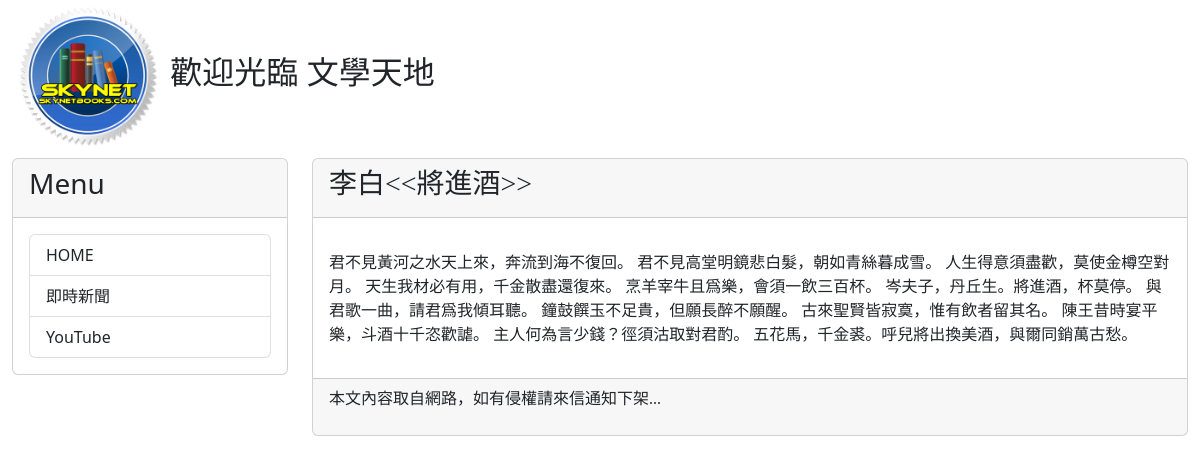
The app's page /post/leebai03/ with its own data.
### mysite/models.py (models this page shows, shortened)
class Post(models.Model):
    title = models.CharField(max_length=200)
    slug = models.CharField(max_length=200)
    body = models.TextField()
    pub_date = models.DateTimeField(auto_now_add=True)
    class Meta:
        ordering = ('-pub_date',)

### mysite/views.py (the view)
# urls.py: path('post/<slug:slug>/', showpost),
def showpost(request, slug):
    try:
        post = Post.objects.get(slug = slug)
        if post != None:
            return render(request, 'post.html', locals())
    except:
        return redirect('/')

### mysite/templatetags/markdown_extras.py (called while the page is built)
@register.filter
def convert_markdown(text):
    return markdown.markdown(text)

### templates/post.html (shortened to what this page needs)
{% extends 'base.html' %}
{% load markdown_extras %}
{% block headmessage %}
    <h3 style='font-family:微軟正黑體;'>{{ post.title }}</h3>
{% endblock %}
{% block content %}
        <p style='font-family:微軟正黑體;font-size:12pt;letter-spacing:2pt;'>
            {{ post.body | convert_markdown | safe }}</a>
        </p>
{% endblock %}

### records on screen
Post: title "李白<<將進酒>>", body|convert_markdown "君不見黃河之水天上來，奔流到海不復回。 君不見高堂明鏡悲白髮，朝如青絲暮成雪。 人生得意須盡歡，莫使金樽空對月。 天生我材必有用，千金散盡還復來。 烹羊宰牛且爲樂，會須一飲三百杯。 岑夫子，丹丘生。將進酒，杯莫停。 與君歌一曲，請君爲我傾耳聽。 鐘鼓饌玉不足貴，但願長醉不願醒。 古來聖賢皆寂寞，惟有飲者留其名。 陳王昔時宴平樂，斗酒十千恣歡謔。 主人何為言少錢？徑須沽取對君酌。 五花馬，千金裘。呼兒將出換美酒，與爾同銷萬古愁。"
